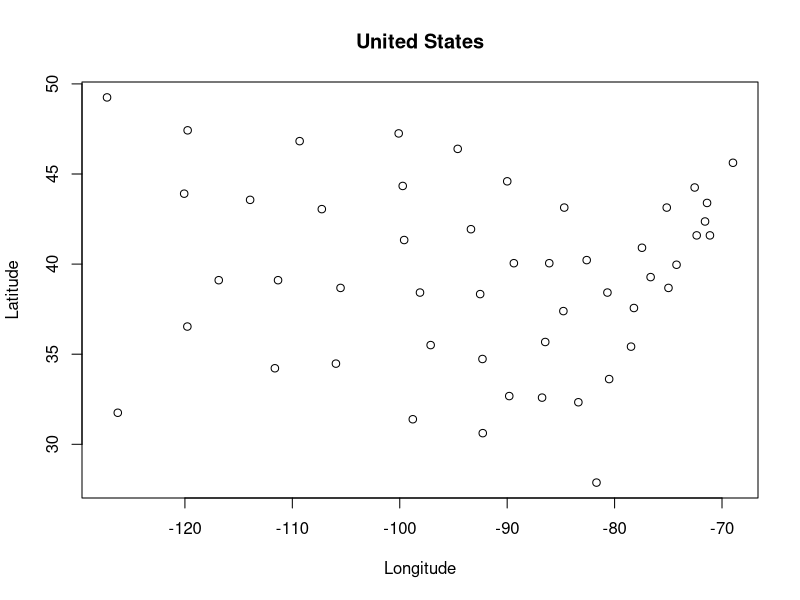
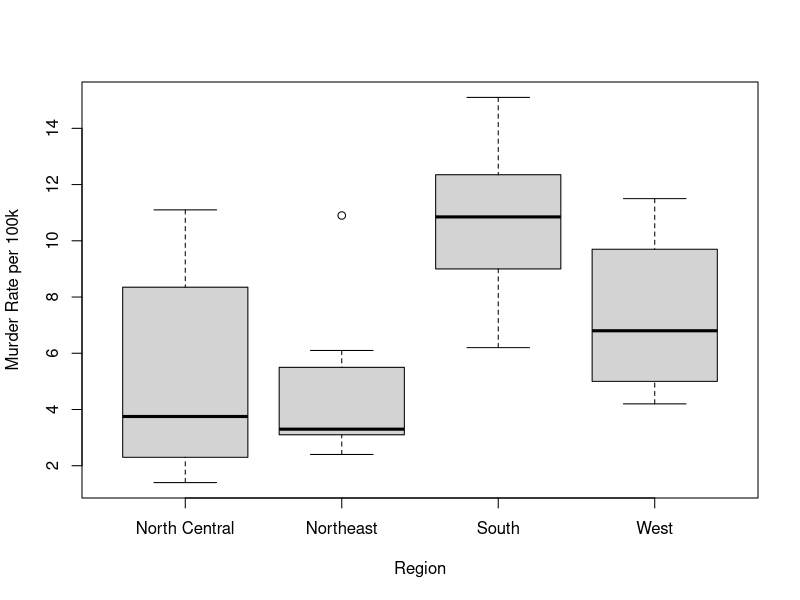
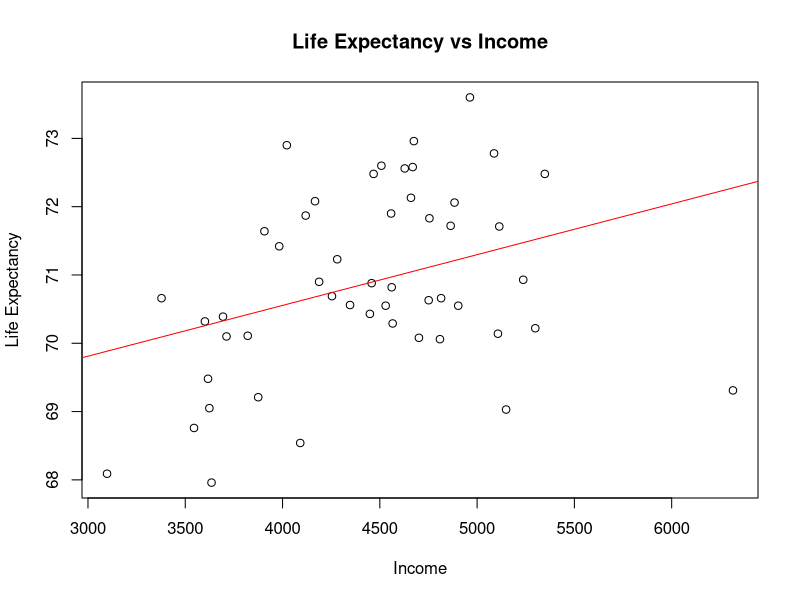

These figures' R source, in order:
library(readr)
library(tidyverse)

#This is meant to supplement the R Markdown document by showing just the code I used, with light documentation.

#Question 1

#reading statedata CSV and creating a summary
StateData <- read_csv("StateData.csv")
summary(StateData)

#creating a scatterplot of statedata and creating a map
plot(StateData$Longitude, StateData$Latitude, 
     main="United States", xlab = "Longitude", ylab = "Latitude")

#splitting high school graduation by region, and then applying mean over the vector
regiongrad <-  split(StateData$HighSchoolGrad, StateData$Region)
sapply(regiongrad, mean)

#creating a boxplot based on murder by region
regionmurder <- split(StateData$Murder, StateData$Region)
boxplot(regionmurder, xlab = "Region", ylab = "Murder Rate per 100k")

#creating a linear model, summarizing it, and then getting only the coefficients
LifeExpPredict = lm(LifeExp ~ Population + Income + Illiteracy + Murder + HighSchoolGrad + Frost + Area, data = StateData)
summary(LifeExpPredict)
summary(LifeExpPredict)$coefficient

#plotting life expectancy vs income, with straight line to help see relationship
plot(StateData$Income, StateData$LifeExp, main = "Life Expectancy vs Income", xlab = "Income", ylab = "Life Expectancy") 
abline(lm(StateData$LifeExp ~ StateData$Income), col="red")

#revising the model based on previous R-squared and p-values
revismodel = lm(StateData$LifeExp ~ StateData$Murder + StateData$HighSchoolGrad + StateData$Population + StateData$Frost)
summary(revismodel)
summary(revismodel)$coefficients

#creating a vector out of the prediction of the revised linear model
#data framing that vector to be used later
#creating a coordinates data frame out of the latitude and longitude data we have
#binding the two data frames together
#Printing the result, with the state number, its coordinates, and its expected life expectancy.
predict_vector <- predict(revismodel)
vector_frame <- data.frame(predict_vector)
coordinates <- data.frame(StateData$Latitude, StateData$Longitude)
est_lifexp <- cbind(coordinates, vector_frame)
print(est_lifexp %>% arrange(desc(vector_frame)))

#Question 2

#reading CSV
climate <- read_csv("ClimateChange.csv")

#splitting data into training set and testing set via subset
train_data <- subset(climate, Year <= 2006)
test_data <- subset(climate, Year > 2006)

#creating linear model based on training data
climatemodel = lm(Temp ~ CFC.11 + CFC.12 + CO2 + N2O + CH4 + Aerosols + TSI + MEI, data = train_data)

#summarizing the model
summary(climatemodel)
summary(climatemodel)$coefficients

#looking at correlations between variables
cor(train_data)

#revising model based on question
revised_climate = lm(Temp ~ N2O + MEI + TSI + Aerosols, data = train_data)
summary(revised_climate)
summary(revised_climate)$coefficients

#making test set predictions
test_climate = lm(Temp ~ N2O + MEI + TSI + Aerosols, data = test_data)
summary(test_climate)
predict(test_climate)


#Question 3

#reading CSV
elantra <- read_csv("Elantra.csv")

#splitting data by subset
etrain_data <- subset(elantra, Year <= 2012)
etest_data <- subset(elantra, Year > 2012)

#creating linear model based on training data
elantramodel = lm(ElantraSales ~ Unemployment + Queries + CPI.Energy + CPI.All, data = etrain_data)

#summarizing model
summary(elantramodel)
summary(elantramodel)$coefficients

#Using month as a variable in new model
monthmodel = lm(ElantraSales ~ Month + Unemployment + Queries + CPI.Energy + CPI.All, data = etrain_data)

#summarizing month model
summary(monthmodel)
summary(monthmodel)$coefficients

#factorizing the month variable and using it in the model
etrain_data$factormonth <- as.factor(etrain_data$Month)

emonthmodel = lm(ElantraSales ~ factormonth + Unemployment + Queries + CPI.Energy + CPI.All, data = etrain_data)

summary(emonthmodel)
summary(emonthmodel)$coefficients

#Attempting to use factorized months with test data and in prediction
etest2013 <- subset(etest_data, Year < 2014)

testsales = lm(ElantraSales ~ Unemployment + Queries + CPI.Energy + CPI.All + as.factor(Month), data = etest_data)

testsales2013 = lm(ElantraSales ~ Unemployment + Queries + CPI.Energy + CPI.All + as.factor(Month), data = etest2013)

summary(testsales2013)
summary(testsales)
predict(testsales)
